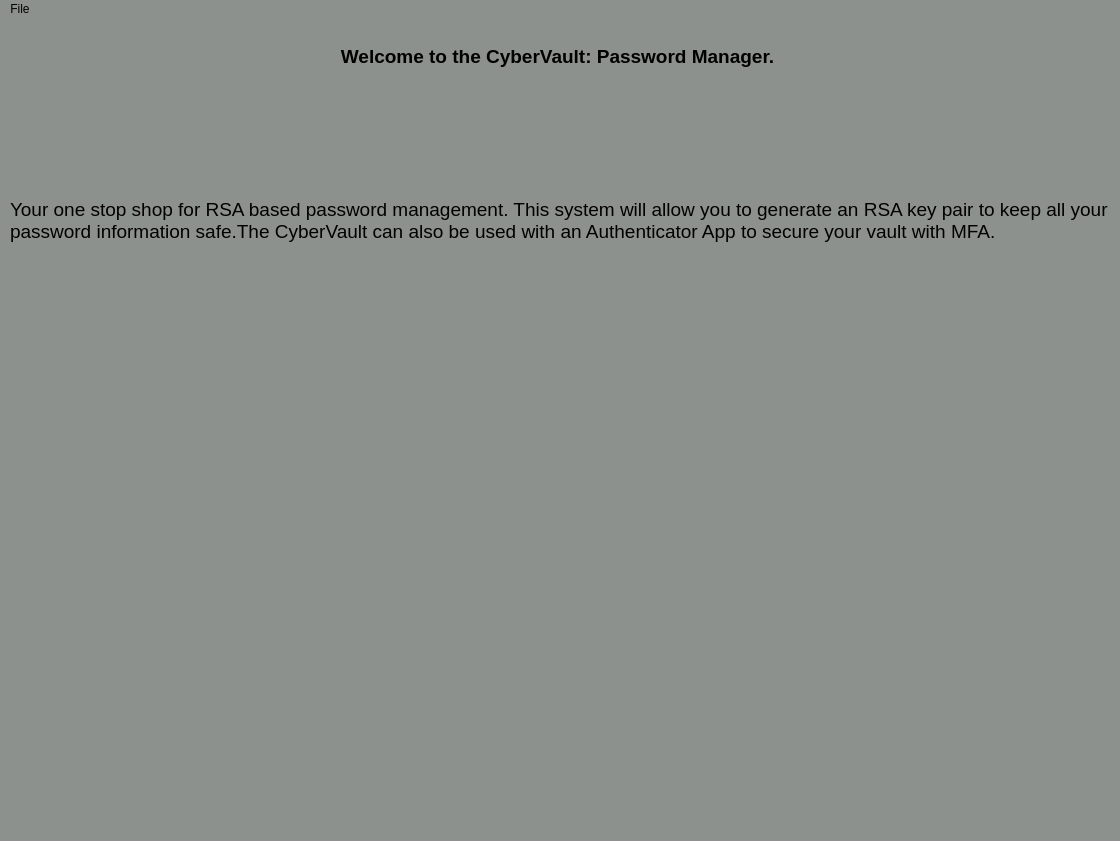
<?xml version="1.0" encoding="UTF-8"?>
<ui version="4.0">
 <class>MainWindow</class>
 <widget class="QMainWindow" name="MainWindow">
  <property name="geometry">
   <rect>
    <x>0</x>
    <y>0</y>
    <width>1120</width>
    <height>841</height>
   </rect>
  </property>
  <property name="windowTitle">
   <string>MainWindow</string>
  </property>
  <property name="autoFillBackground">
   <bool>false</bool>
  </property>
  <property name="styleSheet">
   <string notr="true">background-color: rgb(141, 145, 141);</string>
  </property>
  <widget class="QWidget" name="centralwidget">
   <widget class="QLabel" name="label_2">
    <property name="geometry">
     <rect>
      <x>10</x>
      <y>70</y>
      <width>1101</width>
      <height>241</height>
     </rect>
    </property>
    <property name="font">
     <font>
      <family>Arial</family>
      <pointsize>14</pointsize>
     </font>
    </property>
    <property name="text">
     <string> 
Your one stop shop for RSA based password management. This system will allow you to generate an RSA key pair to keep all your password information safe.The CyberVault can also be used with an Authenticator App to secure your vault with MFA.</string>
    </property>
    <property name="wordWrap">
     <bool>true</bool>
    </property>
   </widget>
   <widget class="QLabel" name="label">
    <property name="geometry">
     <rect>
      <x>12</x>
      <y>12</y>
      <width>1091</width>
      <height>51</height>
     </rect>
    </property>
    <property name="font">
     <font>
      <family>Arial</family>
      <pointsize>14</pointsize>
      <weight>75</weight>
      <bold>true</bold>
     </font>
    </property>
    <property name="text">
     <string>Welcome to the CyberVault: Password Manager.</string>
    </property>
    <property name="alignment">
     <set>Qt::AlignCenter</set>
    </property>
    <property name="wordWrap">
     <bool>true</bool>
    </property>
   </widget>
  </widget>
  <widget class="QMenuBar" name="menubar">
   <property name="geometry">
    <rect>
     <x>0</x>
     <y>0</y>
     <width>1120</width>
     <height>26</height>
    </rect>
   </property>
   <widget class="QMenu" name="menuFile">
    <property name="title">
     <string>File</string>
    </property>
   </widget>
   <addaction name="menuFile"/>
  </widget>
  <widget class="QStatusBar" name="statusbar"/>
 </widget>
 <resources/>
 <connections/>
</ui>
